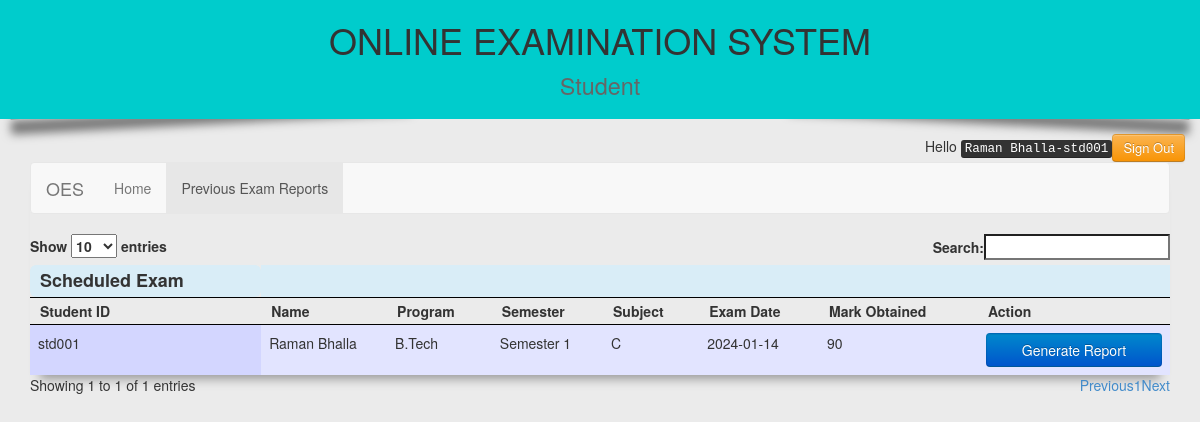
/student/report.php (signed in), run on the app's committed database.
### tables this page shows
CREATE TABLE `oes_student` (
  `studentid` char(6) NOT NULL,
  `studentname` varchar(50) NOT NULL,
  `password` varchar(50) NOT NULL,
  `course` varchar(30) NOT NULL,
  `semester` varchar(20) NOT NULL,
  `status` varchar(50) NOT NULL
);

CREATE TABLE `oes_exam_result` (
  `studentid` char(6) NOT NULL,
  `studentname` varchar(50) NOT NULL,
  `course` varchar(50) NOT NULL,
  `semester` varchar(50) NOT NULL,
  `subject` varchar(50) NOT NULL,
  `examdate` varchar(50) NOT NULL,
  `examtime` varchar(50) NOT NULL,
  `totalmark` int(11) NOT NULL,
  `examstatus` varchar(50) NOT NULL
);

### student/report.php (the view, shortened to what this page needs)
<!DOCTYPE html>
<html lang="en">
    <head>
        <link rel="stylesheet" href="../css/bootstrap.css">
        <link rel="stylesheet" href="../css/font-awesome/css/font-awesome.min.css">
        <link rel="stylesheet" href="../css/animate.css">
        <link rel="stylesheet" href="../css/buttons.css">
        <link rel="stylesheet" href="../css/jquery.dataTables.css">
    </head>
    <body style="background-color: #ebebeb">
        <?php
include '../connection.php';
$conn = new mysqli($servername, $dbuname, $dbupass, $dbname);
$stdid=$_SESSION["suserid"];
$stdname="";
$sql = "select * from oes_student where studentid='$stdid'";
$result = $conn->query($sql);
if ($result->num_rows > 0) {
    while($row = $result->fetch_assoc()) {
        $stdname=$row["studentname"];
    }
} else {
    echo "<script type='text/javascript'>alert('Invalid User');</script>";
}
?>
        <h1 class="jumbotron text-center effect2" style="margin:0;padding:20px;margin-bottom:5px;background-color: #00cccc">ONLINE EXAMINATION SYSTEM<small style="color: #666666"><br/>Student</small></h1>
        <div class="container-fluid text-right" style="margin-top:15px;">Hello <kbd><?php echo $stdname; ?>-<?php echo $stdid; ?></kbd><input class="btn btn-warning " type="button" value="Sign Out" id="signoutbtn"></div>
        <div class="container">
            <div style="box-shadow:0px 14px 10px -10px #999999;">
      <nav class="navbar navbar-default" role="navigation">
   <div class="navbar-header">
      <a class="navbar-brand" href="#">OES</a>
   </div>
   <div>
      <ul class="nav navbar-nav">
         <li class=""><a href="studenthome.php">Home</a></li>
    <li class="active">
      <a href="report.php" style="margin-right: 2px;">Previous Exam Reports</a>
    </li>
      </ul>
   </div>
</nav>
                <?php
    $sql = "select * from oes_exam_result where studentid='$stdid'";
   $conn = new mysqli($servername, $dbuname, $dbupass, $dbname);
$result = $conn->query($sql);
?>
    <table id="example" class="table span12 table-hover">
        <thead>
            <tr class="bg-info">
                <th class="btn-lg">Scheduled Exam</th>
            <th></th>
            <th></th>
            <th></th>
            <th></th>
            <th></th>
            <th></th>
            <th></th>
            </tr>
            <tr>
            <th>Student ID</th>
            <th>Name</th>
            <th>Program</th>
            <th>Semester</th>
            <th>Subject</th>
            <th>Exam Date</th>
            <th>Mark Obtained</th>
            <th>Action</th>
            </tr>
        </thead>
        <tbody>
    <?php
if ($result->num_rows > 0) {
    while($row = $result->fetch_assoc()) {
    ?>
            <tr>
                <td><form action="../student_report.php" method="post"><input type="hidden" name="oldsid" value="<?php echo $row["studentid"]; ?>">
                        <?php echo $row["studentid"] ?>
                </td>
                <td> <?php echo $row["studentname"]; ?></td>
                <td><?php echo $row["course"];?></td>
                <td><?php echo $row["semester"];?></td>
                <td><input type="hidden" name="oldsubject" value="<?php echo $row["subject"]; ?>"><?php echo $row["subject"];?></td>
                <td><?php echo $row["examdate"];?></td>
                <td><?php echo $row["totalmark"];?></td>
                <td><input type="submit" class="form-control btn-primary" name="reportbtn" value="Generate Report"></form></td>
            </tr>
<?php
}
}
else {
    echo "0 results";
}
?>
    </table>
           </div>
        </div>
    </body>
</html>

### css/buttons.css (style rules this page uses)
.btn { display: inline-block; *display: inline; *zoom: 1; padding: 4px 10px 4px; margin-bottom: 0; font-size: 13px; line-height: 18px; color: #333333; text-align: center; text-shadow: 0 1px 1px rgba(255, 255, 255, 0.75); vertical-align: middle; background-color: #f5f5f5; background-image: -moz-linear-gradient(top, #ffffff, #e6e6e6); background-image: -ms-linear-gradient(top, #ffffff, #e6e6e6); background-image: -webkit-gradient(linear, 0 0, 0 100%, from(#ffffff), to(#e6e6e6)); background-image: -webkit-linear-gradient(top, #ffffff, #e6e6e6); background-image: -o-linear-gradient(top, #ffffff, #e6e6e6); background-image: linear-gradient(top, #ffffff, #e6e6e6); background-repeat: repeat-x; filter: progid:DXImageTransform.Microsoft.gradient(startColorstr='#ffffff', endColorstr='#e6e6e6', GradientType=0); border-color: #e6e6e6 #e6e6e6 #bfbfbf; border-color: rgba(0, 0, 0, 0.1) rgba(0, 0, 0, 0.1) rgba(0, 0, 0, 0.25); filter: progid:dximagetransform.microsoft.gradient(enabled=false); border: 1px solid #cccccc; border-bottom-color: #b3b3b3; -webkit-border-radius: 4px; -moz-border-radius: 4px; border-radius: 4px; -webkit-box-shadow: inset 0 1px 0 rgba(255, 255, 255, 0.2), 0 1px 2px rgba(0, 0, 0, 0.05); -moz-box-shadow: inset 0 1px 0 rgba(255, 255, 255, 0.2), 0 1px 2px rgba(0, 0, 0, 0.05); box-shadow: inset 0 1px 0 rgba(255, 255, 255, 0.2), 0 1px 2px rgba(0, 0, 0, 0.05); cursor: pointer; *margin-left: .3em; }
.btn-primary, .btn-primary:hover, .btn-warning, .btn-warning:hover, .btn-danger, .btn-danger:hover, .btn-success, .btn-success:hover, .btn-info, .btn-info:hover, .btn-inverse, .btn-inverse:hover { text-shadow: 0 -1px 0 rgba(0, 0, 0, 0.25); color: #ffffff; }
.btn-primary { background-color: #0074cc; background-image: -moz-linear-gradient(top, #0088cc, #0055cc); background-image: -ms-linear-gradient(top, #0088cc, #0055cc); background-image: -webkit-gradient(linear, 0 0, 0 100%, from(#0088cc), to(#0055cc)); background-image: -webkit-linear-gradient(top, #0088cc, #0055cc); background-image: -o-linear-gradient(top, #0088cc, #0055cc); background-image: linear-gradient(top, #0088cc, #0055cc); background-repeat: repeat-x; filter: progid:DXImageTransform.Microsoft.gradient(startColorstr='#0088cc', endColorstr='#0055cc', GradientType=0); border-color: #0055cc #0055cc #003580; border-color: rgba(0, 0, 0, 0.1) rgba(0, 0, 0, 0.1) rgba(0, 0, 0, 0.25); filter: progid:dximagetransform.microsoft.gradient(enabled=false); }
.btn-warning { background-color: #faa732; background-image: -moz-linear-gradient(top, #fbb450, #f89406); background-image: -ms-linear-gradient(top, #fbb450, #f89406); background-image: -webkit-gradient(linear, 0 0, 0 100%, from(#fbb450), to(#f89406)); background-image: -webkit-linear-gradient(top, #fbb450, #f89406); background-image: -o-linear-gradient(top, #fbb450, #f89406); background-image: linear-gradient(top, #fbb450, #f89406); background-repeat: repeat-x; filter: progid:DXImageTransform.Microsoft.gradient(startColorstr='#fbb450', endColorstr='#f89406', GradientType=0); border-color: #f89406 #f89406 #ad6704; border-color: rgba(0, 0, 0, 0.1) rgba(0, 0, 0, 0.1) rgba(0, 0, 0, 0.25); filter: progid:dximagetransform.microsoft.gradient(enabled=false); }
a { color: #428bca; text-decoration: none; }

### student/report.php (style rules this page uses)
.effect2 { position: relative; margin-bottom:10px; background-color: white; }
.effect2:before, .effect2:after { z-index: -1; position: absolute; content: ""; bottom: 10px; left: 10px; width: 70%; top: 80%; max-width:400px; background: #777; -webkit-box-shadow: 0 15px 10px #777; -moz-box-shadow: 0 15px 10px #777; box-shadow: 0 15px 10px #777; -webkit-transform: rotate(-3deg); -moz-transform: rotate(-3deg); -o-transform: rotate(-3deg); -ms-transform: rotate(-3deg); transform: rotate(-3deg); }
.effect2:after { -webkit-transform: rotate(3deg); -moz-transform: rotate(3deg); -o-transform: rotate(3deg); -ms-transform: rotate(3deg); transform: rotate(3deg); right: 10px; left: auto; }

### data on the page
oes_student: studentname "Raman Bhalla"
oes_exam_result: studentid "std001", studentname "Raman Bhalla", course "B.Tech", semester "Semester 1", subject "C", examdate "2024-01-14", totalmark "90"

### other printed values
$stdid "std001"
